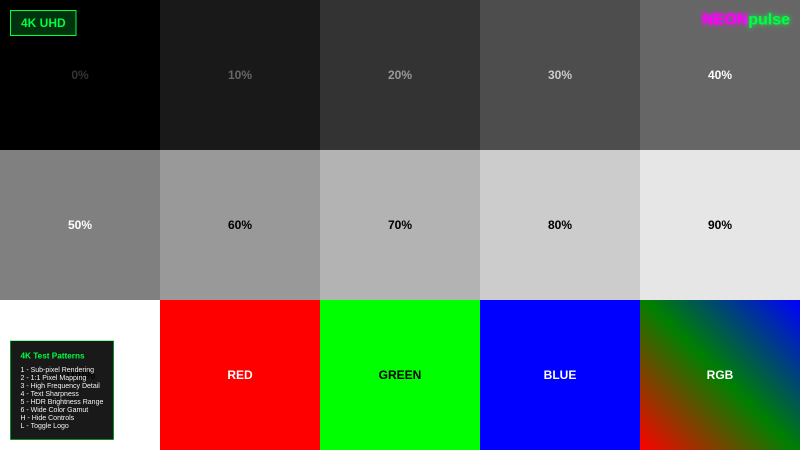
#> input picture screenshots/4k-hdr-brightness-range.png, 1600 x 900 px (shown at 1/2 size); its folder holds only this picture in this run
$ python create_showcase_gif.py
#> lines starting #> are read from the running program, lines starting #| are printed output that depends on the picture
#!/usr/bin/env python3
"""
Create an animated GIF showcasing all test pattern screenshots
"""

import os
from PIL import Image
import glob

# Get all screenshot files
screenshot_dir = "/home/retroxps/repos/projects/monitor-test-patterns/screenshots"
screenshots = sorted(glob.glob(os.path.join(screenshot_dir, "*.png")))

# Filter out any files that aren't test patterns
pattern_files = [f for f in screenshots if os.path.basename(f) != "README.md"]

print(f"Found {len(pattern_files)} screenshots to process...")

# Load all images
images = []
for i, filepath in enumerate(pattern_files):
    print(f"Loading {i+1}/{len(pattern_files)}: {os.path.basename(filepath)}")
    img = Image.open(filepath)
#> img is the input picture: PIL image 1600x900 RGBA; mean R, G, B, A 107.5, 110.9, 107.7, 255

    # Resize to a consistent size (800x600 for reasonable file size)
    img = img.resize((800, 600), Image.Resampling.LANCZOS)
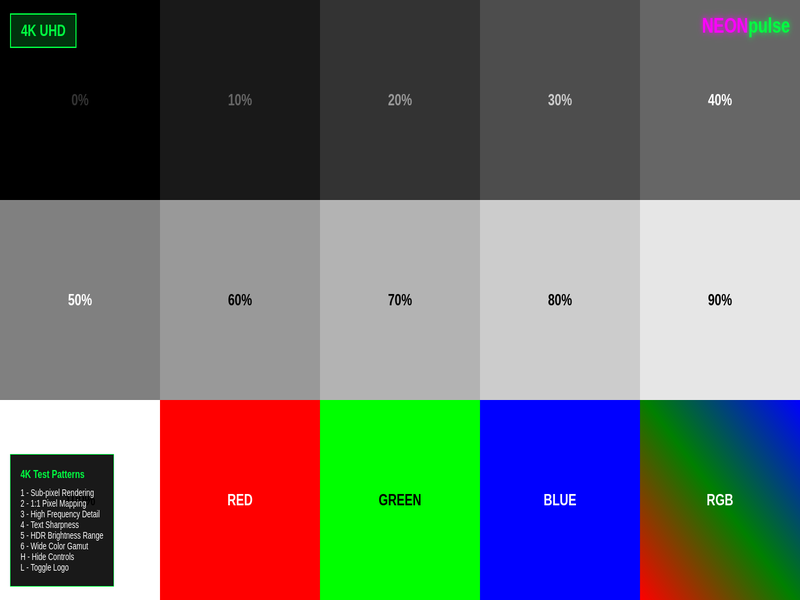
#> img: PIL image 800x600 RGBA; mean R, G, B, A 107.5, 110.9, 107.7, 255

    # Convert to RGB if necessary
    if img.mode != 'RGB':
        img = img.convert('RGB')
#> img: PIL image 800x600 RGB

    images.append(img)

# Create title card
title_card = Image.new('RGB', (800, 600), color='black')
#> title_card: PIL image 800x600 RGB; every value is 0
from PIL import ImageDraw, ImageFont

draw = ImageDraw.Draw(title_card)

# Try to use a nice font, fallback to default if not available
try:
    title_font = ImageFont.truetype("/usr/share/fonts/truetype/dejavu/DejaVuSans-Bold.ttf", 60)
    subtitle_font = ImageFont.truetype("/usr/share/fonts/truetype/dejavu/DejaVuSans.ttf", 30)
    small_font = ImageFont.truetype("/usr/share/fonts/truetype/dejavu/DejaVuSans.ttf", 20)
except:
    title_font = None
    subtitle_font = None
    small_font = None

# Draw title
texts = [
    ("MONITOR", 150, (255, 0, 255)),  # Magenta
    ("TEST PATTERNS", 220, (0, 255, 65)),  # Green
    ("Professional Calibration Suite", 320, (255, 255, 255)),
    ("github.com/VonHoltenCodes", 450, (128, 128, 128))
]

for text, y, color in texts:
    if y < 300:  # Title texts
        font = title_font
    elif y < 400:  # Subtitle
        font = subtitle_font
    else:  # URL
        font = small_font

    if font:
        bbox = draw.textbbox((0, 0), text, font=font)
        text_width = bbox[2] - bbox[0]
    else:
        text_width = len(text) * 10

    x = (800 - text_width) // 2

    # Add glow effect for title texts
    if y < 300:
        for offset in range(3, 0, -1):
            glow_color = (*color, 100) if len(color) == 3 else color
            draw.text((x-offset, y-offset), text, font=font, fill=glow_color)

    draw.text((x, y), text, font=font, fill=color)
#> this loop made 4 passes
#> (bbox, text_width, x) on passes 1 to 4: ((0, 11, 321, 57), 321, 239), ((0, 11, 531, 57), 531, 134), ((0, 5, 439, 28), 439, 180), ((0, 4, 284, 23), 284, 258)

# Add NEONpulseTechshop branding
draw.text((20, 560), "NEONpulseTechshop", font=small_font, fill=(255, 0, 255))

# Create end card
end_card = title_card.copy()
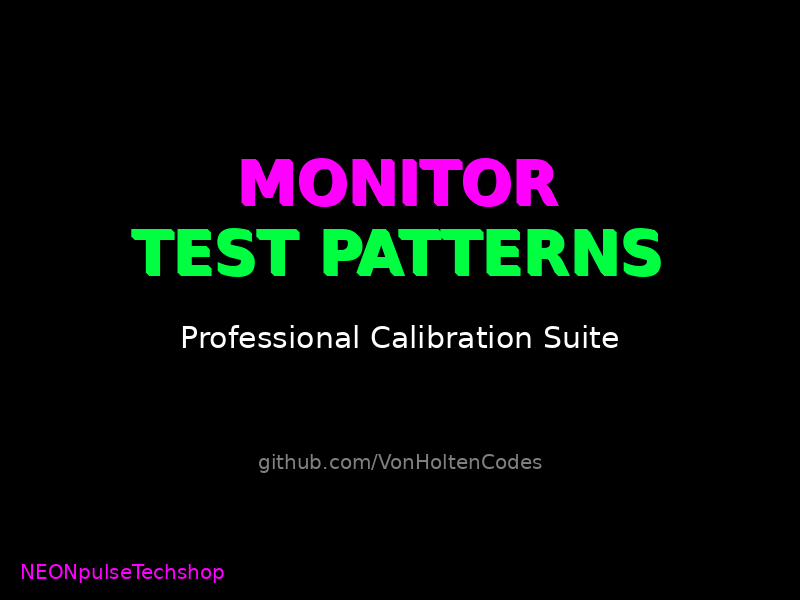
#> end_card: PIL image 800x600 RGB; mean R, G, B 7.4, 9.5, 9.4
draw_end = ImageDraw.Draw(end_card)
draw_end.rectangle([0, 0, 800, 600], fill='black')

end_texts = [
    ("15+ Test Patterns", 150, (255, 255, 255)),
    ("CRT • LCD • OLED", 220, (0, 255, 65)),
    ("Open Source • MIT License", 320, (255, 0, 255)),
    ("Star on GitHub! ⭐", 420, (255, 255, 255))
]

for text, y, color in end_texts:
    if font:
        bbox = draw_end.textbbox((0, 0), text, font=subtitle_font if y < 300 else small_font)
        text_width = bbox[2] - bbox[0]
    else:
        text_width = len(text) * 10

    x = (800 - text_width) // 2
    draw_end.text((x, y), text, font=subtitle_font if y < 300 else small_font, fill=color)
#> this loop made 4 passes
#> (bbox, text_width, x) on passes 1 to 4: ((0, 6, 265, 28), 265, 267), ((0, 6, 275, 28), 275, 262), ((0, 4, 270, 23), 270, 265), ((0, 4, 174, 23), 174, 313)

# Combine all frames
all_frames = [title_card] + images + [end_card]
#> all_frames = 3 items

# Save as animated GIF
output_path = "/home/retroxps/repos/projects/monitor-test-patterns/showcase.gif"
print(f"\nCreating animated GIF with {len(all_frames)} frames...")
#> (printed output is left out)

# Save with optimized settings
all_frames[0].save(
    output_path,
    save_all=True,
    append_images=all_frames[1:],
    duration=600,  # 600ms per frame
    loop=0,
    optimize=True
)

print(f"✅ Created showcase.gif ({os.path.getsize(output_path) / 1024 / 1024:.1f} MB)")

# Also create a faster version for X/Twitter
twitter_output = "/home/retroxps/repos/projects/monitor-test-patterns/showcase-twitter.gif"
print("\nCreating faster version for X/Twitter...")

# Use fewer frames and faster timing for Twitter
twitter_frames = [title_card] + images[::2] + [end_card]  # Every other frame
#> twitter_frames = 3 items
twitter_frames[0].save(
    twitter_output,
    save_all=True,
    append_images=twitter_frames[1:],
    duration=400,  # 400ms per frame (faster)
    loop=0,
    optimize=True
)

print(f"✅ Created showcase-twitter.gif ({os.path.getsize(twitter_output) / 1024 / 1024:.1f} MB)")
print("\nDone! Use showcase.gif for GitHub and showcase-twitter.gif for X")

$ run again, on screenshots/4k-high-frequency-detail.png
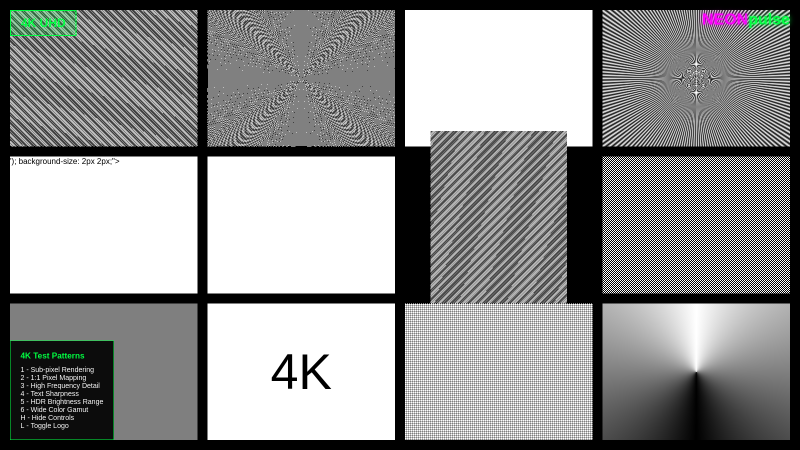
#> input picture screenshots/4k-high-frequency-detail.png, 1600 x 900 px (shown at 1/2 size)
#> img is the input picture: PIL image 1600x900 RGBA; mean R, G, B, A 143.9, 144.5, 144.1, 255
#> `img = img.resize((800, 600), Image.Resampling.LANCZOS)`:
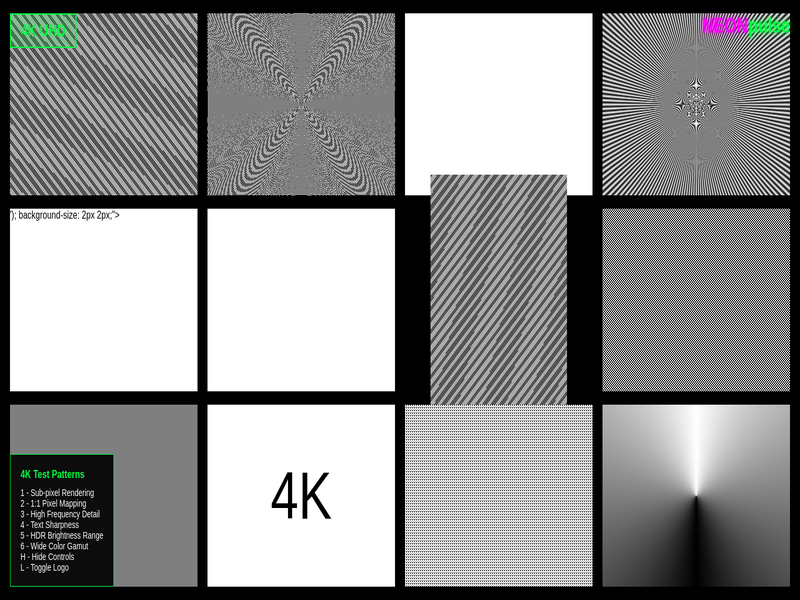
#> img: PIL image 800x600 RGBA; mean R, G, B, A 143.9, 144.5, 144.1, 255
#> title_card: PIL image 800x600 RGB; every value is 0
#> the loop `for text, y, color in texts:` made 4 passes
#> (bbox, text_width, x) on passes 1 to 4: ((0, 11, 321, 57), 321, 239), ((0, 11, 531, 57), 531, 134), ((0, 5, 439, 28), 439, 180), ((0, 4, 284, 23), 284, 258)
#> the loop `for text, y, color in end_texts:` made 4 passes
#> (bbox, text_width, x) on passes 1 to 4: ((0, 6, 265, 28), 265, 267), ((0, 6, 275, 28), 275, 262), ((0, 4, 270, 23), 270, 265), ((0, 4, 174, 23), 174, 313)
#> all_frames = 3 items
#> (printed output is left out)
